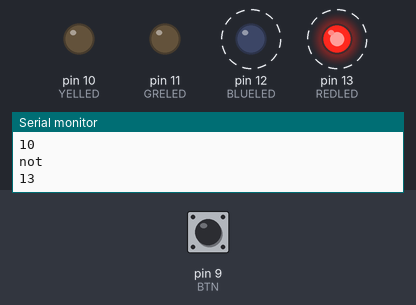
A sketch run on a simulated Arduino Uno, built with avr-gcc and run on an emulated ATmega328P. Shown: output pins drawn as LEDs (lit = HIGH), the last lines printed to the serial monitor. Dashed ring = blinking. Inputs (shaded band) come from the test bench; at power-on: pin 9 (BTN) HIGH.

Above: at 0.3 s.
At 0.7 s:
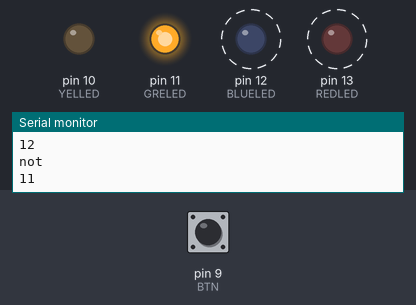
1.5 s: pin 9 (BTN) pulled LOW for 0.25 s
At 1.7 s:
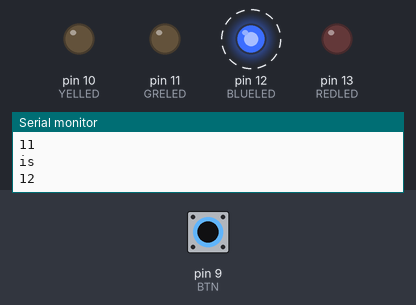
Timing chart, 0 to 10.5 s (numbered marks = the images above; inputs shaded):
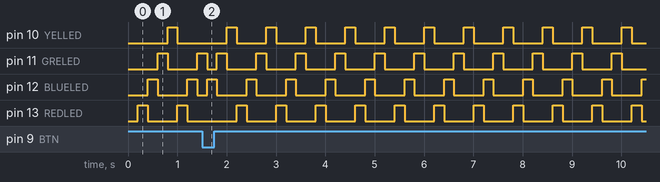

Measured:
- by itself, pin 10 (YELLED), pin 12 (BLUELED), pin 13 (REDLED): alternates HIGH for 0.20 s and LOW for 0.60 s
- by itself, pin 11 (GRELED): repeats every 0.80 s: HIGH 0.20 s, LOW 0.60 s

The sketch:

leds.ino
```cpp
int REDLED = 13;
int BLUELED = 12;
int GRELED = 11;
int YELLED = 10;
int BTN = 9;

int val = 10;

void setup()
{
  Serial.begin(9600);
  pinMode(REDLED, OUTPUT);
  pinMode(BLUELED, OUTPUT);
  pinMode(GRELED, OUTPUT);
  pinMode(YELLED, OUTPUT);
  pinMode(BTN, INPUT);
}

void loop()
{
  Serial.println(val);
  delay(200);
  digitalWrite(val, 0);
  if (digitalRead(BTN) == 0){
  	Serial.println("is");
    val = val + 1;
  } else{
  	Serial.println("not");
    val = val - 1;
  }
  if(val > 13){
  	val = 10;
  } else if(val < 10){
  	val = 13;
  }
  digitalWrite(val, HIGH);
}
```
